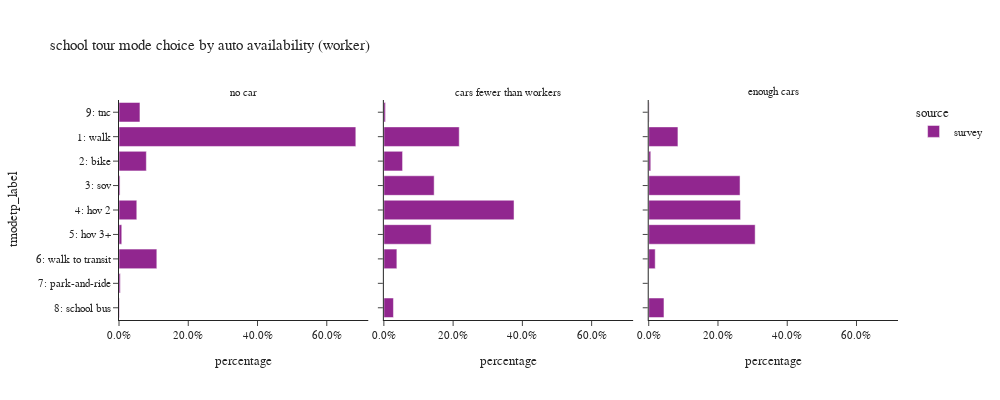

Notebook code cell kept with this figure:
### Code cell
plot_mode_choice(wk_tour.filter(pl.col('auto_available_worker')!="no worker"),
                 "auto_available_worker",
                 {"auto_available_worker":["no car", "cars fewer than workers","enough cars"],
                     "tmodetp_label":["1: walk","2: bike","3: sov","4: hov 2","5: hov 3+","6: walk to transit",
                                      "7: park-and-ride","8: school bus","9: other–survey only"]},
                 "auto availability (worker)",3,400,1000)

### Figure 1 — Plotly figure (JSON) as saved in the notebook; plotly's stock layout.template omitted (floating-point values rounded to 4 significant figures)
{"data": [{"alignmentgroup": "True", "customdata": [[166], [26], [6], [8], [9], [63], [3], [3], [9]], "hovertemplate": "source=survey<br>auto_available_worker=no car<br>percentage=%{x}<br>tmodetp_label=%{y}<br>sample_count=%{customdata[0]}<extra></extra>", "legendgroup": "survey", "marker": {"color": "#91268F", "pattern": {"shape": ""}}, "name": "survey", "offsetgroup": "survey", "orientation": "h", "showlegend": true, "textposition": "auto", "type": "bar", "x": [0.6839, 0.07895, 0.003046, 0.05137, 0.00796, 0.1092, 0.003737, 0.001342, 0.06049], "xaxis": "x", "y": ["1: walk", "2: bike", "3: sov", "4: hov 2", "5: hov 3+", "6: walk to transit", "7: park-and-ride", "8: school bus", "9: tnc"], "yaxis": "y"}, {"alignmentgroup": "True", "customdata": [[1], [204], [41], [99], [168], [96], [28], [22], [3]], "hovertemplate": "source=survey<br>auto_available_worker=cars fewer than workers<br>percentage=%{x}<br>tmodetp_label=%{y}<br>sample_count=%{customdata[0]}<extra></extra>", "legendgroup": "survey", "marker": {"color": "#91268F", "pattern": {"shape": ""}}, "name": "survey", "offsetgroup": "survey", "orientation": "h", "showlegend": false, "textposition": "auto", "type": "bar", "x": [0.0007046, 0.2176, 0.05403, 0.1453, 0.3759, 0.1366, 0.03756, 0.02769, 0.004653], "xaxis": "x2", "y": [null, "1: walk", "2: bike", "3: sov", "4: hov 2", "5: hov 3+", "6: walk to transit", "8: school bus", "9: tnc"], "yaxis": "y2"}, {"alignmentgroup": "True", "customdata": [[12], [462], [49], [834], [701], [754], [70], [129], [9]], "hovertemplate": "source=survey<br>auto_available_worker=enough cars<br>percentage=%{x}<br>tmodetp_label=%{y}<br>sample_count=%{customdata[0]}<extra></extra>", "legendgroup": "survey", "marker": {"color": "#91268F", "pattern": {"shape": ""}}, "name": "survey", "offsetgroup": "survey", "orientation": "h", "showlegend": false, "textposition": "auto", "type": "bar", "x": [0.009358, 0.08436, 0.005924, 0.2637, 0.2652, 0.3074, 0.01874, 0.04404, 0.001277], "xaxis": "x3", "y": [null, "1: walk", "2: bike", "3: sov", "4: hov 2", "5: hov 3+", "6: walk to transit", "8: school bus", "9: tnc"], "yaxis": "y3"}], "layout": {"annotations": [{"font": {}, "showarrow": false, "text": "no car", "x": 0.16, "xanchor": "center", "xref": "paper", "y": 1.0, "yanchor": "bottom", "yref": "paper"}, {"font": {}, "showarrow": false, "text": "cars fewer than workers", "x": 0.5, "xanchor": "center", "xref": "paper", "y": 1.0, "yanchor": "bottom", "yref": "paper"}, {"font": {}, "showarrow": false, "text": "enough cars", "x": 0.84, "xanchor": "center", "xref": "paper", "y": 1.0, "yanchor": "bottom", "yref": "paper"}], "barmode": "group", "height": 400, "legend": {"title": {"text": "source"}, "tracegroupgap": 0}, "title": {"text": "school tour mode choice by auto availability (worker)"}, "width": 1000, "xaxis": {"anchor": "y", "domain": [0.0, 0.32], "tickformat": ".1%", "title": {"text": "percentage"}}, "xaxis2": {"anchor": "y2", "domain": [0.34, 0.66], "matches": "x", "tickformat": ".1%", "title": {"text": "percentage"}}, "xaxis3": {"anchor": "y3", "domain": [0.68, 1.0], "matches": "x", "tickformat": ".1%", "title": {"text": "percentage"}}, "yaxis": {"anchor": "x", "categoryarray": ["9: other–survey only", "8: school bus", "7: park-and-ride", "6: walk to transit", "5: hov 3+", "4: hov 2", "3: sov", "2: bike", "1: walk"], "categoryorder": "array", "domain": [0.0, 1.0], "title": {"text": "tmodetp_label"}}, "yaxis2": {"anchor": "x2", "domain": [0.0, 1.0], "matches": "y", "showticklabels": false}, "yaxis3": {"anchor": "x3", "domain": [0.0, 1.0], "matches": "y", "showticklabels": false}}}
